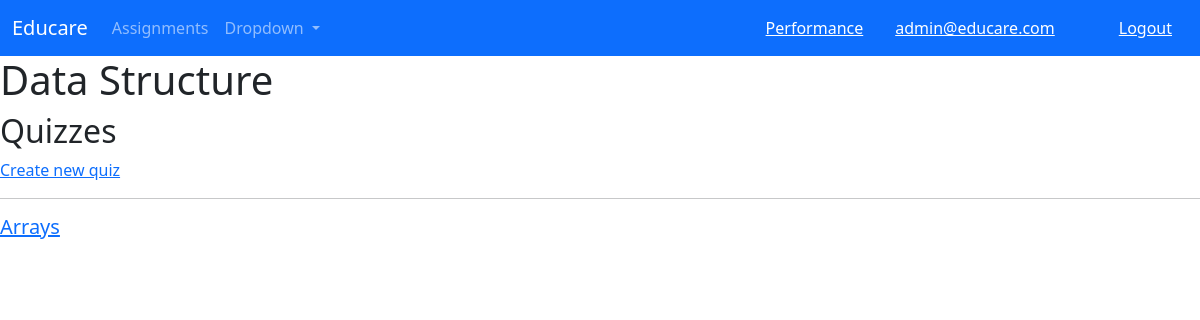
The app's page /assignments/course/1/ (signed in), older data.
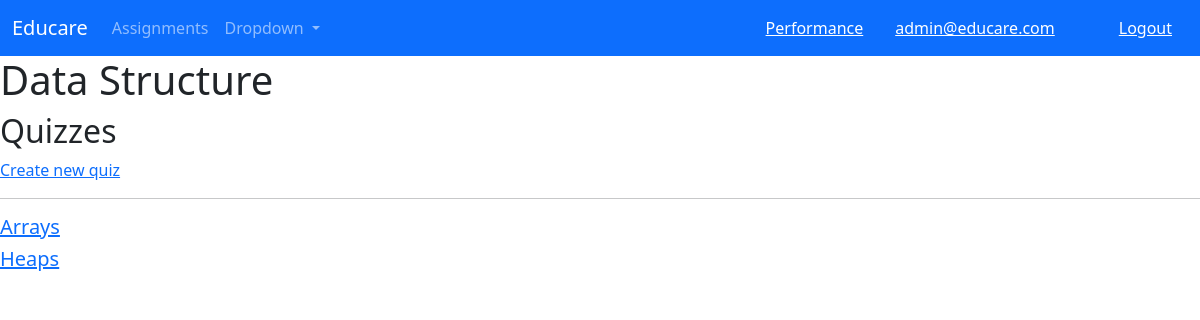
The same page, newer data.
### assignments/models.py (models this page shows)
class Quiz(models.Model):
    quiz_id = models.AutoField(primary_key=True)
    course_id = models.ForeignKey(Course, on_delete=models.CASCADE)
    quiz_name = models.CharField(max_length=200)
    def __str__(self):
        return str(self.quiz_name)

### assignments/views.py (the view)
# urls.py: path("course/<int:pk>/", views.CourseQuizzesView.as_view(), name="course-quizzes"),
class CourseQuizzesView(LoginRequiredMixin, ListView):
    template_name = "assignments/course_quizzes.html"
    model = Quiz
    context_object_name = "quizzes"
    def get_queryset(self):
        queryset = Quiz.objects.filter(course_id=self.kwargs.get("pk"))
        return queryset
    def get_context_data(self, **kwargs):
        data = super().get_context_data(**kwargs)
        data["course_name"] = Course.objects.get(pk=self.kwargs.get("pk")).course_name
        data["course_id"] = self.kwargs.get("pk")
        return data

### accounts/models.py (called while the page is built)
    def __str__(self):
        return self.email

### templates/assignments/course_quizzes.html (shortened to what this page needs)
{% extends 'base.html' %}
{% block content %}
<h1>{{course_name}}</h1>
<h2>Quizzes</h2>
{% if request.user.is_superuser %}
<a type="button" href="{% url 'assignments:create-quiz' course_id %}">Create new
  quiz </a>
{% endif %}
<hr>
{% for quiz in quizzes %}
<a href="{% url 'assignments:attempt-quiz' course_id  quiz.pk %}">
  <h5>{{quiz}}</h5>
</a>
{% empty %}
<p>
  Looks like there are no quizzes at the movement...
</p>
{% endfor %}
{% endblock content %}

Row changes from the older to the newer data that the page shows:
added Quiz: quiz_name "Heaps"
